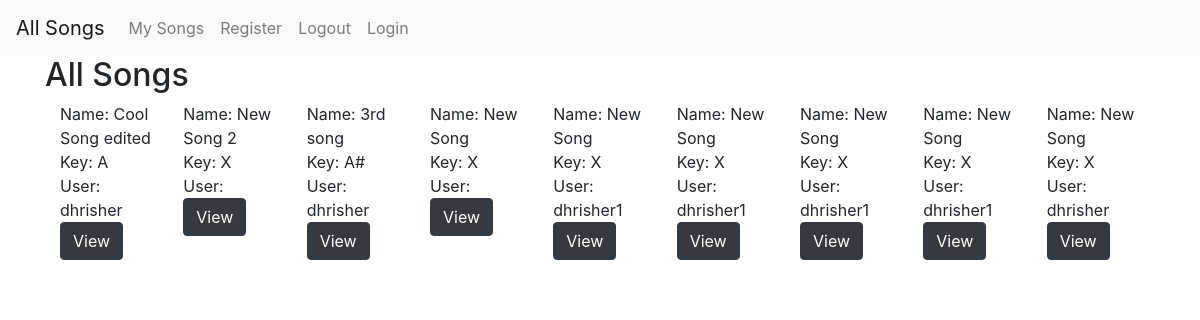
/, run on an earlier commit of the app's database.
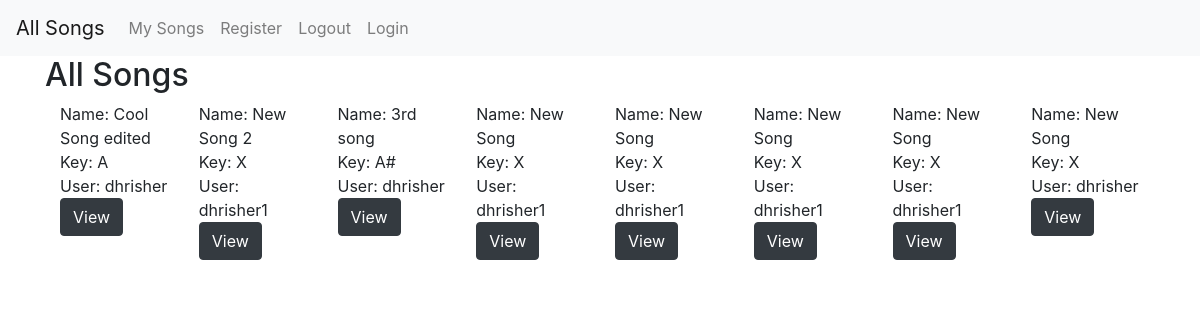
And on a later commit of the database.
### tabs/models.py (models this page shows, shortened)
class Song(models.Model):
    user = models.ForeignKey(User, on_delete = models.SET_NULL, null=True)
    name = models.CharField(max_length = 20)
    key = models.CharField(max_length = 2)

### tabs/views.py (the view)
# urls.py: path('', views.song_list_all, name="songs_all"),
def song_list_all(request):
    current_user = request.user
    songs = Song.objects.all()
    context = {'songs': songs, 'current_user': current_user}
    return render(request, 'tabs/all_song_list.html', context)

### tabs/templates/tabs/all_song_list.html (shortened to what this page needs)
{% extends "tabs/base.html" %}
{% block body_block %}
<h2>All Songs</h2>
<div class="container">
    <div class="row align-items-start">
    {% for song in songs %}
        <div class="col">
            <span>Name: {{ song.name }}</span>
            <br>
            <span>Key: {{ song.key }}</span>
            <br>
            <span>User: {{ song.user.username }}</span>
            <a class="btn btn-dark" href="{% url 'detail' pk=song.pk %}">View</a>
        </div>
    {% endfor %}
</div>
</div>
{% endblock %}

What changed in the data, as far as the page shows it:
removed Song: name "New Song", key "X"
changed Song "New Song 2": user.username (not shown) → "dhrisher1"
